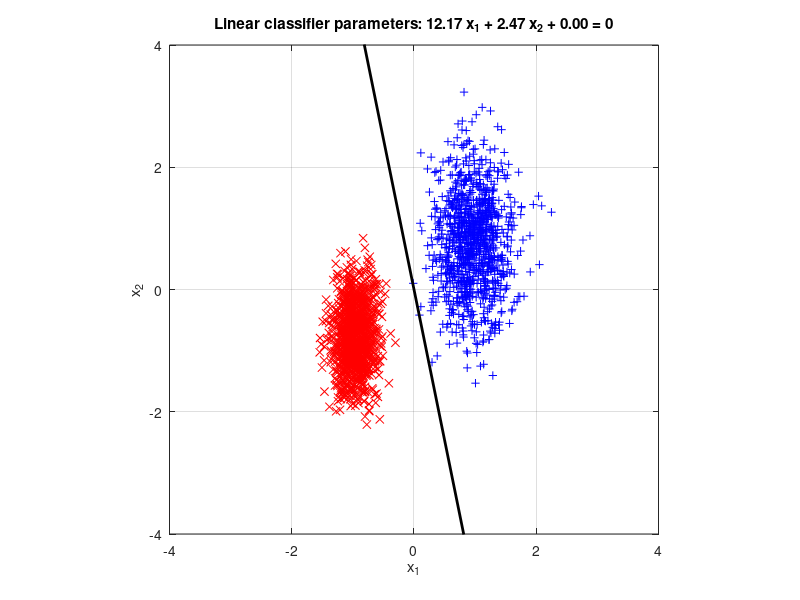

This chart was generated by the following MATLAB code:
function perceptronDemo
%PERCEPTRONDEMO
%
%   A simple demonstration of the perceptron algorithm for training
%   a linear classifier, made as readable as possible for tutorial
%   purposes. It is derived from the treatment of linear learning
%   machines presented in Chapter 2 of "An Introduction to Support
%   Vector Machines" by Nello Cristianini and John Shawe-Taylor.
%
%

    Data  = createTrainingData;
    Model = trainPerceptron( Data );

end
%%%%%%%%%%%%%%%%%%%%%%%%%%%%%%%%%%%%%%%%%%%%%%%%%%%%%%%%%%%%%%%%%%%%%%%%%%%
function Model = trainPerceptron( Data )
%TRAINPERCEPTRON

    DOWN   = 1;
    ACROSS = 2;

    assert( isequal( unique( Data.labels ), [-1; +1] ), ...
        'Labels must be -1 or +1' );

    % ---------------------------------------------------------------------
    % Normalise the data by calculating z-scores
    %
    %   This makes plotting easier, but is not needed by the algorithm.
    %

    sampleMean   = mean( Data.samples );
    sampleStdDev = std(  Data.samples );
    Data.samples = bsxfun( @minus,   Data.samples, sampleMean   );
    Data.samples = bsxfun( @rdivide, Data.samples, sampleStdDev );

    % ---------------------------------------------------------------------
    % Calculate the squared radius of the smallest ball that encloses the
    % data and is centred on the origin. This is used to provide an
    % appropriate range and step size when updating the threshold (bias)
    % parameter.
    %

    sampleSize = size( Data.samples, DOWN );
    maxNorm    = realmin;
    for iObservation = 1:sampleSize
        observationNorm = norm( Data.samples(iObservation,:) );
        if observationNorm > maxNorm
            maxNorm = observationNorm;
        end
    end
    enclosingBallRadius        = maxNorm;
    enclosingBallRadiusSquared = enclosingBallRadius .^ 2;

    % ---------------------------------------------------------------------
    % Define the starting weight vector and bias. These should be zeros,
    % as the algorithm omits a learning rate, and it is suggested in
    % Cristianini & Shawe-Taylor that learning rate may only be omitted
    % safely when the starting weight vector and bias are zero.
    %

    Model.weights = [0.0 0.0];
    Model.bias    = 0.0;

    % ---------------------------------------------------------------------
    % Run the perceptron training algorithm
    %
    %   To prevent program running forever when nonseparable data are
    %   provided, limit the number of steps in the outer loop.
    %

    maxNumSteps = 1000;

    for iStep = 1:maxNumSteps

        isAnyObsMisclassified = false;

        for iObservation = 1:sampleSize;

            inputObservation = Data.samples( iObservation, : );
            desiredLabel     = Data.labels(  iObservation    ); % +1 or -1

            perceptronOutput = sum( Model.weights .* inputObservation, ACROSS ) + Model.bias;
            margin           = desiredLabel * perceptronOutput;

            isCorrectLabel   = margin > 0;

            % -------------------------------------------------------------
            % If the model misclassifies the observation, update the
            % weights and the bias.
            %

            if ~isCorrectLabel

                isAnyObsMisclassified = true;

                weightCorrection = desiredLabel  * inputObservation;
                Model.weights    = Model.weights + weightCorrection;

                biasCorrection   = desiredLabel .* enclosingBallRadiusSquared;
                Model.bias       = Model.bias   + biasCorrection;

                displayPerceptronState( Data, Model );

            end % if this observation misclassified.

        end % loop over observations

        if ~isAnyObsMisclassified
            disp( 'Done!' );
            break;
        end

    end % outer loop

end % TRAINPERCEPTRON
%%%%%%%%%%%%%%%%%%%%%%%%%%%%%%%%%%%%%%%%%%%%%%%%%%%%%%%%%%%%%%%%%%%%%%%%%%%
function Data = createTrainingData
%CREATETRAININGDATA
%
%   Return a structure containing training data suitable for linear
%   classification.
%

    sampleAsize   = 1024;
    sampleBsize   = 1024;

    sampleAmean   = [ 5.5 5.0 ];
    sampleAstdDev = [ 0.5 1.0 ];

    sampleBmean   = [ 2.5 3.0 ];
    sampleBstdDev = [ 0.3 0.7 ];

    Data.samples  = [ normallyDistributedSample( sampleAsize, sampleAmean, sampleAstdDev ); ...
                      normallyDistributedSample( sampleBsize, sampleBmean, sampleBstdDev ) ];

    Data.labels   = [  ones(sampleAsize,1); ...
                      -ones(sampleBsize,1) ];

    % ---------------------------------------------------------------------
    % Randomly permute samples & class labels.
    %
    %   This is not really necessary, but done to illustrate that the order
    %   in which observations are evaluated does not matter.
    %

    randomOrder   = randperm( sampleAsize + sampleBsize );
    Data.samples  = Data.samples( randomOrder, : );
    Data.labels   = Data.labels(  randomOrder, : );

end % CREATETRAININGDATA
%%%%%%%%%%%%%%%%%%%%%%%%%%%%%%%%%%%%%%%%%%%%%%%%%%%%%%%%%%%%%%%%%%%%%%%%%%%
function samples = normallyDistributedSample( sampleSize, sampleMean, sampleStdDev )
%NORMALDISTRIBUTIONSAMPLE
%
%   Draw a sample from a normal distribution with specified mean and
%   standard deviation.
%

    assert(    isequal( size( sampleMean ), size( sampleStdDev ) ) ...
            && 1 == size( sampleMean, 1 ),                         ...
        'Sample mean and standard deviation must be row vectors of equal length.' );

    numFeatures = numel( sampleMean );
    samples     = randn( sampleSize, numFeatures );
    samples     = bsxfun( @times, samples, sampleStdDev );
    samples     = bsxfun( @plus,  samples, sampleMean   );

end % NORMALDISTRIBUTIONSAMPLE
%%%%%%%%%%%%%%%%%%%%%%%%%%%%%%%%%%%%%%%%%%%%%%%%%%%%%%%%%%%%%%%%%%%%%%%%%%%
function displayPerceptronState( Data, Model )
%DISPLAYPERCEPTRONSTATE

    hFig = figure( 1 );
    clf;
    set( hFig,                        ...
        'NumberTitle', 'off',         ...
        'Name',         mfilename,    ...
        'MenuBar',      'none',       ...
        'Color',        [1.0 1.0 1.0] );

    displayXmin = -4;
    displayXmax =  4;
    displayYmin = -4;
    displayYmax =  4;

    hAx = subplot( 1, 1, 1 );
    axis('equal');
    set( hAx,                                  ...
        'Box',      'on',                      ...
        'NextPlot', 'add',                     ...
        'xgrid',    'on',                      ...
        'ygrid',    'on',                      ...
        'xlim',     [displayXmin displayXmax], ... % Bounds suitable for Z-scored data
        'ylim',     [displayYmin displayYmax]  );
    xlabel( 'x_1' );
    ylabel( 'x_2' );

    % ---------------------------------------------------------------------
    % Plot data points from the two classes
    %

    isPositiveClass = Data.labels >  0;
    isNegativeClass = Data.labels <= 0;

    plot( hAx, Data.samples(isPositiveClass,1), Data.samples(isPositiveClass,2), 'b+' );
    plot( hAx, Data.samples(isNegativeClass,1), Data.samples(isNegativeClass,2), 'rx' );

    % ---------------------------------------------------------------------
    % Display parameters for separating hyperplane in title
    %

    xWeight   = Model.weights(1);
    yWeight   = Model.weights(2);
    bias      = Model.bias;

    szTitle   = sprintf( 'Linear classifier parameters: %0.2f x_1 + %0.2f x_2 + %0.2f = 0', xWeight, yWeight, bias );
    title( szTitle );

    % ---------------------------------------------------------------------
    % Plot separating hyperplane
    %

    y1 = ( (xWeight*displayXmin) + bias ) ./ -yWeight;
    y2 = ( (xWeight*displayXmax) + bias ) ./ -yWeight;

    plot( hAx, [displayXmin; displayXmax], [y1, y2], 'k-', 'linewidth', 2 );

    pause(0.1);

end % DISPLAYPERCEPTRONSTATE 



 